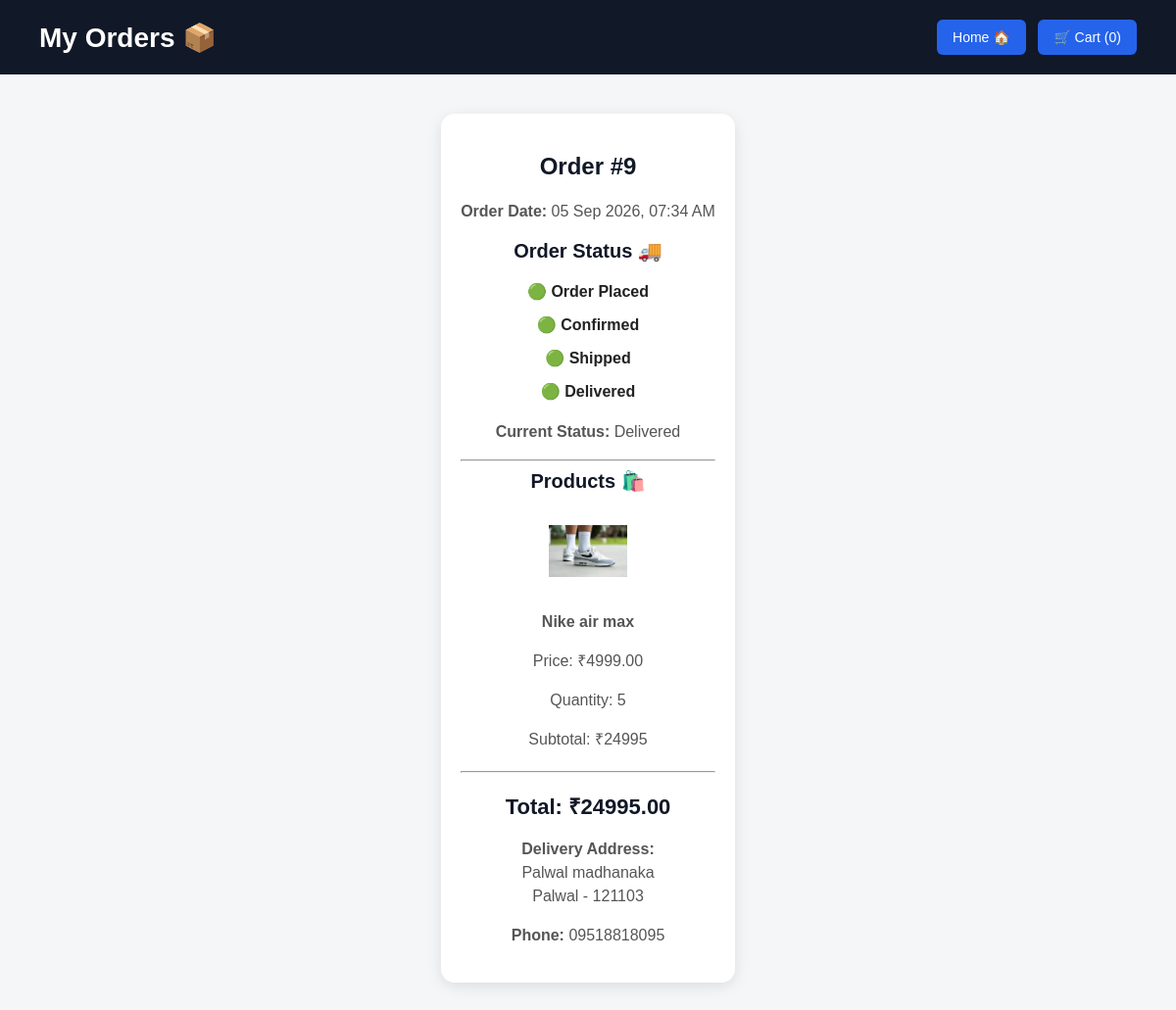
Screenshot of /orders/ (signed in) with the database file from the repository.
### store/models.py (models this page shows, shortened)
class Order(models.Model):
    STATUS_CHOICES = [
        ('pending', 'Pending'),
        ('confirmed', 'Confirmed'),
        ('shipped', 'Shipped'),
        ('delivered', 'Delivered'),
    ]
    user = models.ForeignKey(
        User,
        on_delete=models.CASCADE,
        related_name='orders',
        null=True,
        blank=True
    )
    name = models.CharField(max_length=100)
    phone = models.CharField(max_length=15)
    address = models.TextField()
    city = models.CharField(max_length=100)
    pincode = models.CharField(max_length=10)
    total = models.DecimalField(max_digits=10, decimal_places=2)
    status = models.CharField(
        max_length=20,
        choices=STATUS_CHOICES,
        default='pending'
    )
    created_at = models.DateTimeField(auto_now_add=True)

class OrderItem(models.Model):
    order = models.ForeignKey(
        Order,
        on_delete=models.CASCADE,
        related_name='items'
    )
    product = models.ForeignKey(
        Product,
        on_delete=models.CASCADE
    )
    quantity = models.IntegerField(default=1)
    price = models.DecimalField(max_digits=10, decimal_places=2)

class Product(models.Model):
    CATEGORY_CHOICES = [
        ('shoes', 'Shoes'),
        ('clothes', 'Clothes'),
        ('electronics', 'Electronics'),
        ('accessories', 'Accessories'),
        ('other', 'Other'),
    ]
    name = models.CharField(max_length=200)
    description = models.TextField()
    price = models.DecimalField(max_digits=10, decimal_places=2)
    image = models.ImageField(
        upload_to='products/',
        blank=True,
        null=True
    )
    stock = models.IntegerField(default=0)
    category = models.CharField(
        max_length=50,
        choices=CATEGORY_CHOICES,
        default='other'
    )

### store/views.py (the view)
@login_required
def order_history(request):
    orders = Order.objects.filter(
        user=request.user
    ).prefetch_related(
        'items__product'
    ).order_by('-created_at')
    return render(request, 'store/order_history.html', {
        'orders': orders
    })

### store/context_processors.py (called while the page is built)
def cart_count(request):
    cart = request.session.get('cart', {})
    return {
        'cart_count': sum(cart.values())
    }

### store/templates/store/order_history.html (shortened to what this page needs)
{% load static %}
<!DOCTYPE html>
<html>
<head>
    <link rel="stylesheet" href="{% static 'store/style.css' %}">
</head>
<body>
<header>
<h1>My Orders 📦</h1>
<div>
    <a href="{% url 'home' %}">
        <button>Home 🏠</button>
    </a>
    <a href="{% url 'cart' %}">
        <button>🛒 Cart ({{ cart_count }})</button>
    </a>
</div>
</header>
<div class="products">
{% for order in orders %}
    <div class="product-card">
        <h2>Order #{{ order.id }}</h2>
        <p>
            <strong>Order Date:</strong>
            {{ order.created_at|date:"d M Y, h:i A" }}
        </p>
        <h3>Order Status 🚚</h3>
        <div style="margin: 20px 0;">
            <div style="margin-bottom: 15px;">
                {% if order.status == 'pending' or order.status == 'confirmed' or order.status == 'shipped' or order.status == 'delivered' %}
                    <strong>🟢 Order Placed</strong>
                {% else %}
                    <strong>⚪ Order Placed</strong>
                {% endif %}
            </div>
            <div style="margin-bottom: 15px;">
                {% if order.status == 'confirmed' or order.status == 'shipped' or order.status == 'delivered' %}
                    <strong>🟢 Confirmed</strong>
                {% else %}
                    <strong>⚪ Confirmed</strong>
                {% endif %}
            </div>
            <div style="margin-bottom: 15px;">
                {% if order.status == 'shipped' or order.status == 'delivered' %}
                    <strong>🟢 Shipped</strong>
                {% else %}
                    <strong>⚪ Shipped</strong>
                {% endif %}
            </div>
            <div>
                {% if order.status == 'delivered' %}
                    <strong>🟢 Delivered</strong>
                {% else %}
                    <strong>⚪ Delivered</strong>
                {% endif %}
            </div>
        </div>
        <p>
            <strong>Current Status:</strong>
            {{ order.get_status_display }}
        </p>
        <hr>
        <h3>Products 🛍️</h3>
        {% for item in order.items.all %}
            <div style="margin-bottom: 20px;">
                {% if item.product.image %}
                    <img
                        src="{{ item.product.image.url }}"
                        alt="{{ item.product.name }}"
                        style="
                            width: 80px;
                            height: 80px;
                            object-fit: contain;
                        "
                    >
                {% endif %}
                <p>
                    <strong>{{ item.product.name }}</strong>
                </p>
                <p>
                    Price: ₹{{ item.price }}
                </p>
                <p>
                    Quantity: {{ item.quantity }}
                </p>
                <p>
                    Subtotal:
                    ₹{% widthratio item.price 1 item.quantity %}
                </p>
            </div>
            <hr>
        {% empty %}
            <p>No product details available.</p>
        {% endfor %}
        <h2 class="price">
            Total: ₹{{ order.total }}
        </h2>
        <p>
            <strong>Delivery Address:</strong><br>
            {{ order.address }}<br>
            {{ order.city }} - {{ order.pincode }}
        </p>
        <p>
            <strong>Phone:</strong>
            {{ order.phone }}
        </p>
    </div>
{% endfor %}
</div>
</body>
</html>

### store/static/store/style.css (style rules this page uses)
body { font-family: Arial, sans-serif; margin: 0; background: #f4f6f8; color: #222; }
header { background: #111827; color: white; padding: 20px 40px; display: flex; justify-content: space-between; align-items: center; flex-wrap: wrap; gap: 15px; }
header h1 { margin: 0; font-size: 28px; }
header a { text-decoration: none; margin-left: 8px; }
button { background: #2563eb; color: white; border: none; padding: 10px 16px; border-radius: 6px; cursor: pointer; font-size: 14px; transition: 0.2s; }
.products { display: flex; flex-wrap: wrap; gap: 25px; padding: 40px; justify-content: center; }
.product-card { background: white; width: 260px; padding: 20px; border-radius: 14px; box-shadow: 0 4px 15px rgba(0, 0, 0, 0.10); text-align: center; transition: 0.3s; }
.product-card h2, .product-card h3 { color: #111827; }
.product-card h3 { font-size: 20px; margin-top: 5px; }
.product-card p { color: #555; line-height: 1.5; }
.price { font-size: 22px; font-weight: bold; color: #111827 !important; }

### rows the page displays
Order: id "9", created_at "05 Sep 2026, 07:34 AM", shows "🟢 Order Placed", shows "🟢 Confirmed", shows "🟢 Shipped", shows "🟢 Delivered", status "Delivered", total "24995.00", address "Palwal madhanaka", city "Palwal", pincode "121103", phone "09518818095"
OrderItem: product.image (picture), product.name "Nike air max", price "4999.00", quantity "5", price+quantity "24995"

### other values shown
{{ cart_count }} "0"
